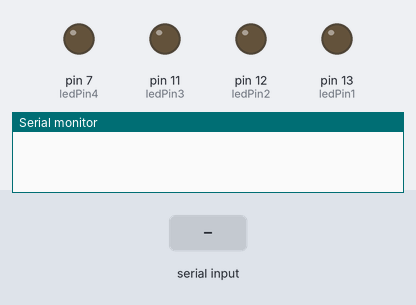
Simulated run of this sketch. Board: Arduino Uno, built with avr-gcc and run on an emulated ATmega328P. Parts: output pins drawn as LEDs (lit = HIGH), the last lines printed to the serial monitor. Dashed ring = blinking. The test bench sets the inputs (shaded band).

Above: at 1.2 s.
1.3 s: "L" received over Serial
At 1.6 s:
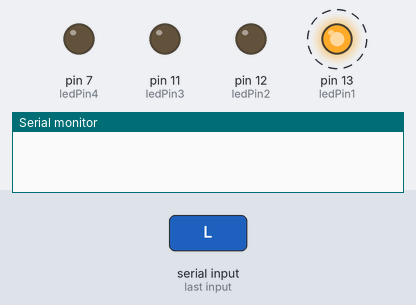
4.3 s: "H" received over Serial
At 6.6 s:
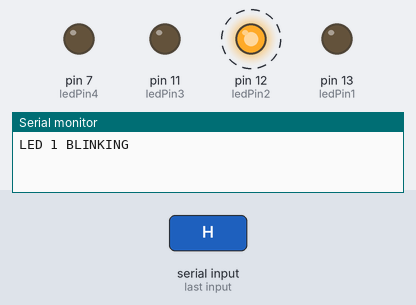
Timing chart, 0 to 12.3 s (numbered marks = the images above; inputs shaded):
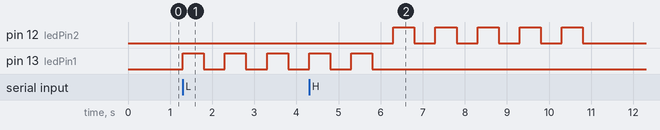

The sketch:

Practica3_LedyBluetooth.ino
```cpp
// Definir los pines de los LEDs
int ledPin1 = 13; // Pin del LED 1
int ledPin2 = 12; // Pin del LED 2
int ledPin3 = 11; // Pin del LED 3
int ledPin4 = 7; // Pin del LED 4

void setup() {
  Serial.begin(9600); // Comunicación Serial

  // Configurar los pines como salidas
  pinMode(ledPin1, OUTPUT);
  pinMode(ledPin2, OUTPUT);
  pinMode(ledPin3, OUTPUT);
  pinMode(ledPin4, OUTPUT);
}

void loop() {
  if (Serial.available() > 0) {
    char data = Serial.read(); // Lee el dato recibido por serial

    // Controlar los LEDs según la letra recibida
    switch (data) {
      case 'L':
        blinkLed(ledPin1, 500); // Parpadea el LED 1
        Serial.println("LED 1 BLINKING");
        break;
      case 'H':
        blinkLed(ledPin2, 500); // Parpadea el LED 2
        Serial.println("LED 2 BLINKING");
        break;
      case 'A':
        blinkLed(ledPin3, 500); // Parpadea el LED 3
        Serial.println("LED 3 BLINKING");
        break;
      case 'Y':
        blinkLed(ledPin4, 500); // Parpadea el LED 4
        Serial.println("LED 4 BLINKING");
        break;
      case 'l':
        digitalWrite(ledPin1, LOW); // Apaga el LED 1
        Serial.println("LED 1 OFF");
        break;
      case 'h':
        digitalWrite(ledPin2, LOW); // Apaga el LED 2
        Serial.println("LED 2 OFF");
        break;
      case 'a':
        digitalWrite(ledPin3, LOW); // Apaga el LED 3
        Serial.println("LED 3 OFF");
        break;
      case 'y':
        digitalWrite(ledPin4, LOW); // Apaga el LED 4
        Serial.println("LED 4 OFF");
        break;
      default:
        // Si se recibe una letra no reconocida, no hacer nada
        break;
    }
  }
}

// Función para hacer parpadear un LED
void blinkLed(int pin, int delayTime) {
  for (int i = 0; i < 5; i++) { // Parpadea 5 veces
    digitalWrite(pin, HIGH); // Enciende el LED
    delay(delayTime); // Espera
    digitalWrite(pin, LOW); // Apaga el LED
    delay(delayTime); // Espera
  }
}
```

Measured:
- after the input at 1.3 s, pin 13 (ledPin1): alternates HIGH for 0.50 s and LOW for 0.50 s, starting at once
- after the input at 4.3 s, pin 12 (ledPin2): alternates HIGH for 0.50 s and LOW for 0.50 s, 10 changes in all, then stays LOW, starting after 2.0 s
